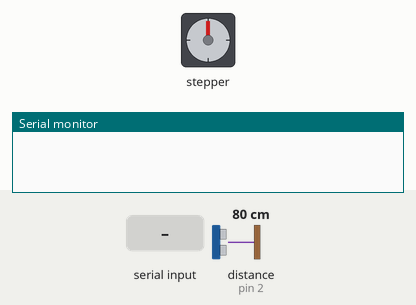
The sketch below on a simulated Arduino Uno, built with avr-gcc and run on an emulated ATmega328P. Parts: stepper motor, the last lines printed to the serial monitor. The test bench sets the inputs (shaded band); at power-on: distance to the obstacle (sensor on pin 2) 80 cm. The echo pulse lasts 58.3 µs per cm; stepper angles assume 4 steps per turn.

Above: at 1.2 s.
1.3 s: "R" received over Serial
At 1.45 s:
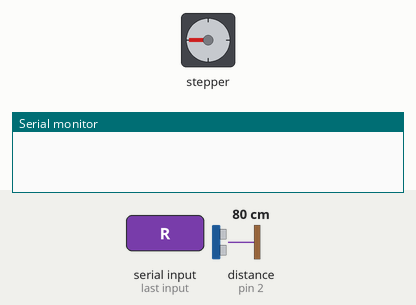
3.2 s: "S" received over Serial
At 3.68 s:
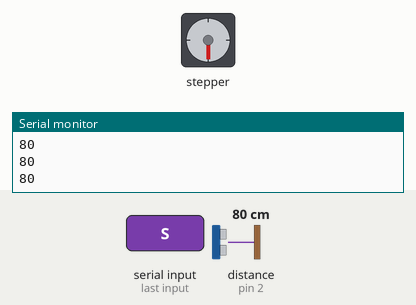
At 5.27 s:
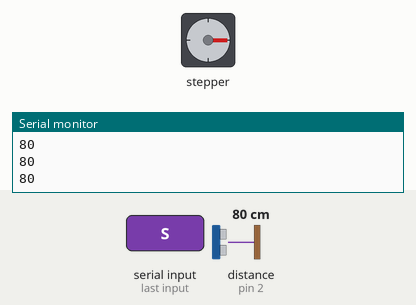
6.2 s: distance to the obstacle (sensor on pin 2) set to 250 cm
Timing chart, 0 to 11.4 s (numbered marks = the images above; inputs shaded):
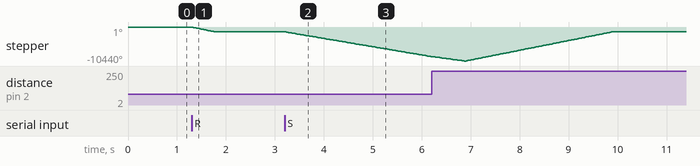

The sketch:

dalnomer_2iz3.ino
```cpp
/* Программа управления шаговым двигателем и
измерения расстояния УЗ датчиком, установленным на вал двигателя.
УЗ дальномер HC-SR04

Создано   - 28.12.2018
Изменено - 25.02.2019
*/
#include <Stepper.h>
#define STEPS 4 // Количество импульсов на 1 шаг
Stepper stepper(STEPS, 8, 9, 10, 11);
char data; // данные принятые с COM
int direction; // направление вращения 1 или -1
int trig_pin = 3;// пины соединения с дальномером
int echo_pin = 2;
int distance = 0; // измеренное расстояние

void setup()
{
	stepper.setSpeed(500);
	Serial.begin(9600);
	pinMode(trig_pin, OUTPUT);
	pinMode(echo_pin, INPUT);
}
void loop()
{
	if(Serial.available() )  { // приём команд с COM порта
    	data = Serial.read();
    	// Serial.println(data);
    	switch (data){
        case 'R':
	    	Povorot_sector(-1);
	    	Stop_Motor();
        break;
	    case 'L':
	    	Povorot_sector(1);
	    	Stop_Motor();
        break;
	    case 'C':
	    	Ranging_cycle();
	    	Stop_Motor();
        break;
        case 'S':
	    	Ranging_sector();
	    	Stop_Motor();
        break;
        default:
        	Stop_Motor();
        break;

	}
	distance = RangFiltr();
	Serial.println(distance);
}
}

int Ranging(){ //возвращает измеренное расстояние в см
	int dist;
	int duration;
	digitalWrite(trig_pin, LOW);
	delayMicroseconds(2);
	digitalWrite(trig_pin, HIGH);
	delayMicroseconds(10);
	digitalWrite(trig_pin, LOW);
	duration = pulseIn(echo_pin, HIGH);
	dist = duration / 58;
	return dist;
}

int RangFiltr(){ // вычисляет среднее из 3-х близких значений
				  // если одно любое отличается более чем на delta
				  // вычисляет среднее из 2-х. Мажоритарный алгоритм.
	int r [3];
	int f_dist;
	int delta;  // ошибка измерения
	delta = 4;
	for (int i = 0; i < 3; i++){
		r[i] = Ranging();
		delay(100);
	}
// все три отсчёта верны
	if ((abs(r[0] - r[1]) < delta) and (abs(r[0] - r[2]) < delta) and (abs(r[1] - r[2]) < delta)) {
		f_dist = (r[0] + r[1] + r[2]) / 3; }
// ошибка первого отсчёта
	if ((abs(r[0] - r[1]) > delta) and (abs(r[0] - r[2]) > delta) and (abs(r[1] - r[2]) < delta)) {
		f_dist = (r[1] + r[2]) / 2;	}
// ошибка второго отсчёта
	if ((abs(r[0] - r[1]) > delta) and (abs(r[0] - r[2]) < delta) and (abs(r[1] - r[2]) > delta)) {
		f_dist = (r[0] + r[2]) / 2;	}
// ошибка третьего отсчёта
	if ((abs(r[0] - r[1]) < delta) and (abs(r[0] - r[2]) > delta) and (abs(r[1] - r[2]) > delta)) {
		f_dist = (r[0] + r[1]) / 2;	}
	return f_dist;
}
void Ranging_cycle(){ // поворачивает УЗ датчик на ~180 гр. вправо,
					  // на каждом шаге измеряет дальность,
					  // передает её на монитор
					  // и возвращает датчик в исходное
	for (int i = 0; i < 6; i++){
		Povorot_sector(-1);
		distance = RangFiltr();
		Serial.println(distance);
	}
	stepper.step(-4);
	Povorot_180(1);
}

void Povorot_180(int direction){ // поворот на 180 гр.
								 // в заданном напрвлении
	for(int i = 0; i < 25; i++){
		stepper.step(direction*STEPS);
	}
}

void Povorot_sector(int direction){
	for(int i = 0; i < 4; i++){
		stepper.step(direction*STEPS);
	}
}

void Stop_Motor(){		// отключение питания от двигателя
	for (int i = 8; i < 12; i++)
	{
		digitalWrite(i, LOW);
	}
}

void Ranging_sector(){	// сканирование сектора 180 градусов
						// с шагом 1.8 градуса
	for (int i = 0; i < 100; i++){
		stepper.step(-1);
		distance = Ranging();
		Serial.println(distance);
	}
	Povorot_180(1);
}
```

Measured:
- after the input at 1.3 s, stepper: turns 1440° counter-clockwise in 0.45 s, starting at once
- after the input at 3.2 s, stepper: keeps turning counter-clockwise at about 2565°/s, starting at once
